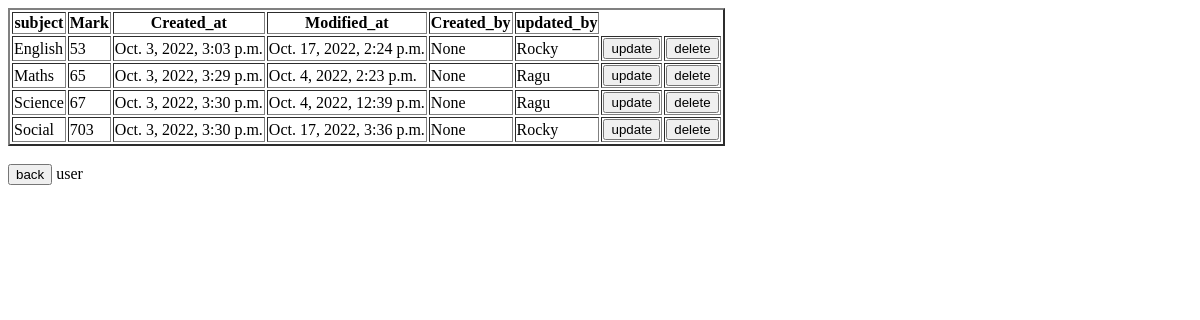
/student/list/show_mark/1 (signed in), run on an earlier commit of the app's database.
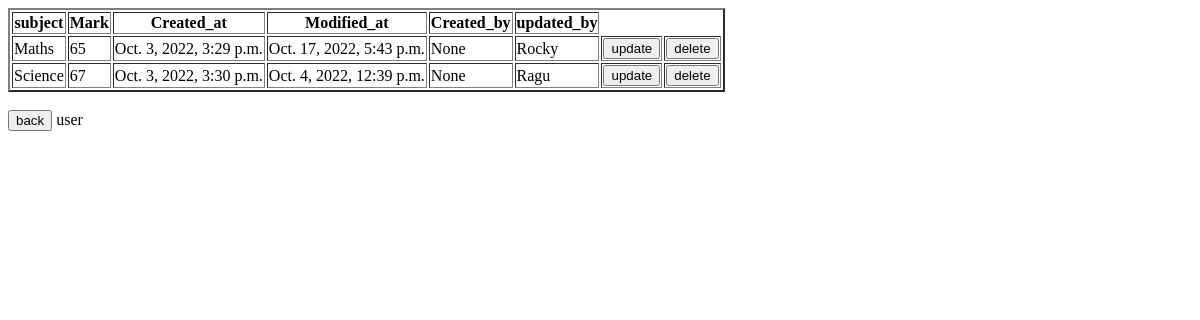
And on a later commit of the database.
### details/models.py (models this page shows, shortened)
class Mark(models.Model):
    student_num = models.ForeignKey(Student, null = True, on_delete = models.CASCADE)
    subject = models.CharField(max_length = 20)
    mark = models.IntegerField(null = True)
    Created_at = models.DateTimeField(auto_now_add=True)
    Modified_at = models.DateTimeField(auto_now=True)
    updated_by = models.CharField(max_length=20, null = True)
    created_by = models.CharField(max_length=20, null = True)

### details/views.py (the view)
# urls.py: path('list/show_mark/<int:id>',views.show_mark, name = 'show_mark' ),
@login_required()
def show_mark(request,id):
    mar = Mark.objects.filter(student_num_id = id).values()
    return render(request, 'show_mark.html',{'mar':mar})

### details/templates/show_mark.html (shortened to what this page needs)
<table border = '2'>
<tr>
<th>subject</th>
<th>Mark</th>
<th>Created_at</th>
<th>Modified_at</th>
<th>Created_by</th>
<th>updated_by</th>
</tr>
{% for m in mar %}
<tr>
<td>{{m.subject}}</td>
<td>{{m.mark}}</td>
<td>{{m.Created_at}}</td>
<td>{{m.Modified_at}}</td>
<td>{{m.created_by}}</td>
<td>{{m.updated_by}}</td>
<td><a href = '/student/update_mark/{{m.id}}'><button>update</button></a></td>
<td><a href = '/student/delete_mark/{{m.id}}'><button>delete</button></a></td>
</tr>
{% endfor %}
</table>
<a href = "{% url 'details' %}"><button>back</button></a>
{% if user.is_authenticated %}
    {{user.username}}
{% endif %}

What changed in the data, as far as the page shows it:
removed Mark: subject "English", mark "53", Created_at "Oct. 3, 2022, 3:03 p.m.", Modified_at "Oct. 17, 2022, 2:24 p.m.", created_by "None", updated_by "Rocky"
removed Mark: subject "Social", mark "703", Created_at "Oct. 3, 2022, 3:30 p.m.", Modified_at "Oct. 17, 2022, 3:36 p.m.", created_by "None", updated_by "Rocky"
changed Mark "Maths": Modified_at "Oct. 4, 2022, 2:23 p.m." → "Oct. 17, 2022, 5:43 p.m."; updated_by "Ragu" → "Rocky"
